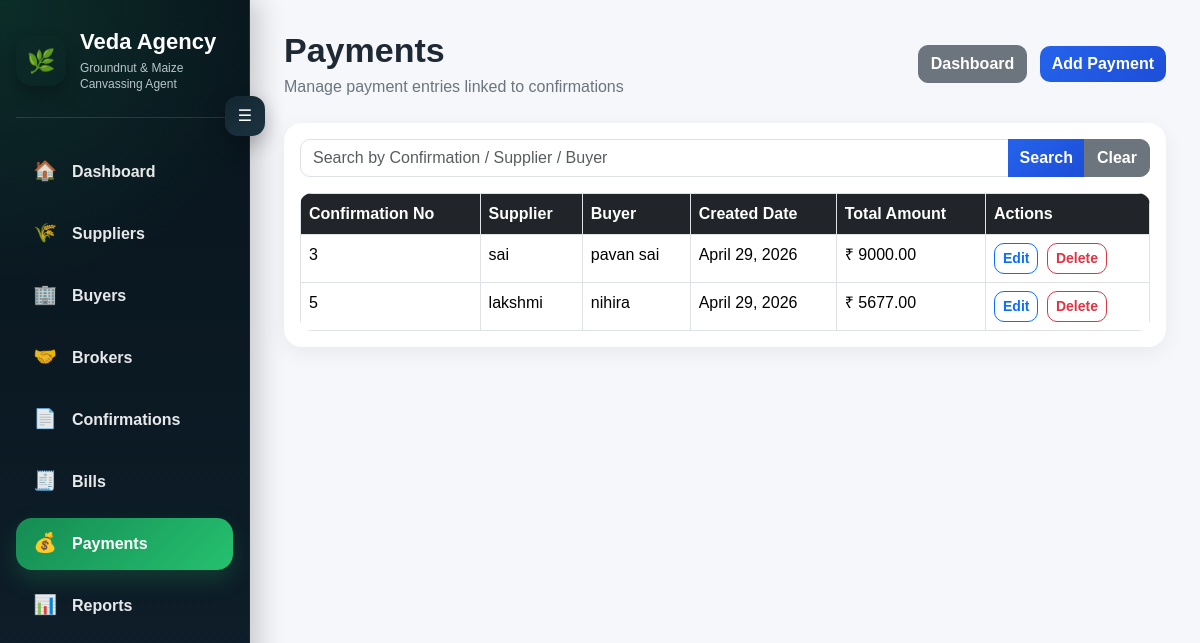
The page /payments/ on the database its author committed.
### transactions/models.py (models this page shows, shortened)
class Payment(models.Model):
    confirmation = models.ForeignKey(Confirmation, on_delete=models.PROTECT)
    created_date = models.DateField(auto_now_add=True)

class Confirmation(models.Model):
    confirmation_number = models.CharField(max_length=50, blank=True)
    confirmation_date = models.DateField()
    supplier = models.ForeignKey(Seller, on_delete=models.PROTECT)
    buyer = models.ForeignKey(Buyer, on_delete=models.PROTECT)
    supplier_place = models.CharField(max_length=100, blank=True)
    buyer_place = models.CharField(max_length=100, blank=True)
    quantity = models.DecimalField(max_digits=12, decimal_places=2)
    quality = models.CharField(max_length=100, blank=True)
    count = models.CharField(max_length=50, blank=True)
    moisture = models.CharField(max_length=50, blank=True)
    gunny = models.CharField(max_length=100, blank=True)
    rate = models.DecimalField(max_digits=10, decimal_places=2)
    packing = models.CharField(max_length=100, blank=True)
    delivery_at = models.CharField(max_length=100, blank=True)
    date_of_delivery = models.DateField(blank=True, null=True)
    supplier_commission_rate = models.DecimalField(max_digits=10, decimal_places=2, default=20)
    buyer_commission_rate = models.DecimalField(max_digits=10, decimal_places=2, default=20)
    supplier_broker = models.ForeignKey(
        Broker,
        on_delete=models.SET_NULL,
        null=True,
        blank=True,
        related_name="supplier_confirmations"
    )
    buyer_broker = models.ForeignKey(
        Broker,
        on_delete=models.SET_NULL,
        null=True,
        blank=True,
        related_name="buyer_confirmations"
    )
    remarks = models.TextField(blank=True)

class Seller(models.Model):
    name = models.CharField(max_length=100)
    address = models.TextField(blank=True)
    place = models.CharField(max_length=100, blank=True)
    remarks = models.TextField(blank=True)
    gst_no = models.CharField(max_length=30, blank=True)
    phone_no = models.CharField(max_length=20, blank=True)
    email_id = models.EmailField(blank=True)
    zipcode = models.CharField(max_length=20, blank=True, null=True)
    def __str__(self):
        return self.name

class Buyer(models.Model):
    name = models.CharField(max_length=100)
    address = models.TextField(blank=True)
    place = models.CharField(max_length=100, blank=True)
    remarks = models.TextField(blank=True)
    gst_no = models.CharField(max_length=30, blank=True)
    phone_no = models.CharField(max_length=20, blank=True)
    email_id = models.EmailField(blank=True)
    zipcode = models.CharField(max_length=20, blank=True, null=True)
    def __str__(self):
        return self.name

class PaymentLine(models.Model):
    payment = models.ForeignKey(Payment, on_delete=models.CASCADE, related_name="lines")
    serial_no = models.IntegerField()
    date = models.DateField()
    description = models.CharField(max_length=255)
    amount = models.DecimalField(max_digits=12, decimal_places=2)

### transactions/views.py (the view)
# urls.py: path("payments/", views.payment_list, name="payment_list"),
def payment_list(request):
    payments = Payment.objects.select_related("confirmation").all().order_by("-created_date")
    search = request.GET.get("search")
    if search:
        payments = payments.filter(
            Q(confirmation__confirmation_number__icontains=search) |
            Q(confirmation__supplier__name__icontains=search) |
            Q(confirmation__buyer__name__icontains=search)
        )
    return render(request, "transactions/payment_list.html", {
        "payments": payments
    })

### transactions/templates/transactions/payment_list.html (shortened to what this page needs)
{% extends "transactions/base.html" %}
{% block content %}
<div class="d-flex justify-content-between align-items-center mb-4">
    <div>
        <h1 class="page-title">Payments</h1>
        <p class="page-subtitle">Manage payment entries linked to confirmations</p>
    </div>
    <div>
    <a href="/" class="btn btn-secondary me-2">Dashboard</a>
    <a href="/add-payment/" class="btn btn-primary">Add Payment</a>
    </div>
</div>
<div class="card">
    <div class="card-body">
    <form method="get" class="mb-3">
    <div class="input-group">
        <input type="text" name="search" class="form-control"
               placeholder="Search by Confirmation / Supplier / Buyer"
               value="{{ request.GET.search }}">
        <button class="btn btn-primary">Search</button>
        <a href="/payments/" class="btn btn-secondary">Clear</a>
    </div>
    </form>
        <table class="table table-hover table-bordered bg-white mb-0">
            <thead>
                <tr>
                    <th>Confirmation No</th>
                    <th>Supplier</th>
                    <th>Buyer</th>
                    <th>Created Date</th>
                    <th>Total Amount</th>
                    <th>Actions</th>
                </tr>
            </thead>
            <tbody>
                {% for payment in payments %}
                <tr>
                    <td>{{ payment.confirmation.confirmation_number }}</td>
                    <td>{{ payment.confirmation.supplier }}</td>
                    <td>{{ payment.confirmation.buyer }}</td>
                    <td>{{ payment.created_date }}</td>
                    <td>
                        ₹
                        {% with total=0 %}
                            {% for line in payment.lines.all %}
                                {{ line.amount }}
                            {% endfor %}
                        {% endwith %}
                    </td>
                    <td>
                        <a href="/payment/{{ payment.id }}/edit/" class="btn btn-sm btn-outline-primary me-1">Edit</a>
                        <a href="/payment/{{ payment.id }}/delete/" class="btn btn-sm btn-outline-danger">Delete</a>
                    </td>
                </tr>
                {% empty %}
                <tr>
                    <td colspan="6" class="text-center text-muted">No payments found</td>
                </tr>
                {% endfor %}
            </tbody>
        </table>
    </div>
</div>
{% endblock %}

### transactions/templates/transactions/base.html (style rules this page uses)
* { -webkit-font-smoothing: antialiased; -moz-osx-font-smoothing: grayscale; }
:root { --sidebar-open: 250px; --sidebar-closed: 78px; --green: #198754; --dark-1: #08141c; --dark-2: #0f1f2b; }
body { margin: 0; background: #f5f7fb; font-family: Arial, sans-serif; }
.page-title { font-size: 34px; font-weight: 900; margin-bottom: 4px; color: #1f2933; }
.page-subtitle { color: #6c757d; font-size: 16px; margin-bottom: 0; }
.card { border: 0; border-radius: 18px; box-shadow: 0 6px 22px rgba(0,0,0,0.06); }
.btn { border-radius: 10px; font-weight: 600; }
.btn-primary { background: linear-gradient(135deg, #2563eb, #1d4ed8); border: none; }
.form-control, .form-select { border-radius: 10px; }
.table { border-radius: 12px; overflow: hidden; }
.table thead th { background: #212529; color: white; font-weight: 700; }

### rows shown on the page
Payment: confirmation.confirmation_number "3", confirmation.supplier "sai", confirmation.buyer "pavan sai", created_date "April 29, 2026"
PaymentLine: amount "9000.00"
Payment: confirmation.confirmation_number "5", confirmation.supplier "lakshmi", confirmation.buyer "nihira", created_date "April 29, 2026"
PaymentLine: amount "5677.00"
